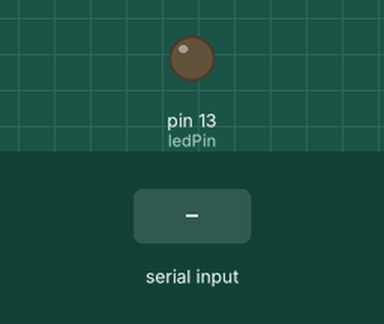
A sketch run on a simulated Arduino Uno, built with avr-gcc and run on an emulated ATmega328P. On the bench: output pins drawn as LEDs (lit = HIGH). Inputs (shaded band) come from the test bench.

Above: at 1.2 s.
1.3 s: "1" received over Serial
At 1.9 s:
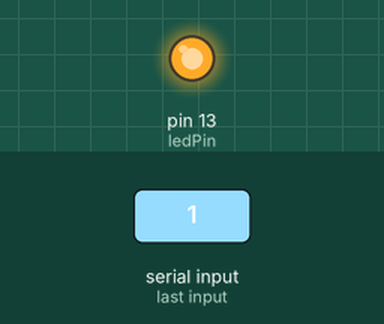
2.8 s: "0" received over Serial
At 3.1 s:
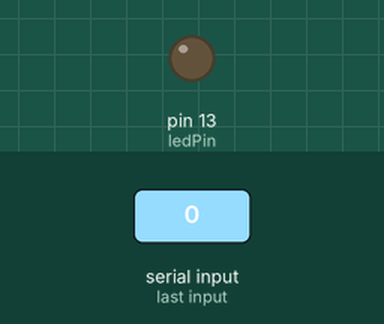
Timing chart, 0 to 5.8 s (numbered marks = the images above; inputs shaded):
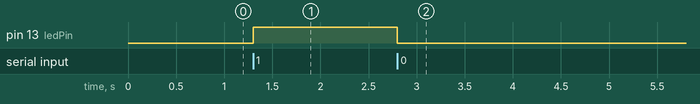

Measured:
- after the input at 1.3 s, pin 13 (ledPin): LOW → HIGH at once
- after the input at 2.8 s, pin 13 (ledPin): HIGH → LOW at once

The sketch:

arduino_led.ino
```cpp
int ledPin = 13;

void setup()
{
    pinMode(ledPin, OUTPUT);
    Serial.begin(9600);
}

void loop()
{
    if (Serial.available())
    {
        char data = Serial.read();

        if (data == '1')
        {
            digitalWrite(ledPin, HIGH);
        }
        else if (data == '0')
        {
            digitalWrite(ledPin, LOW);
        }
    }
}
```
